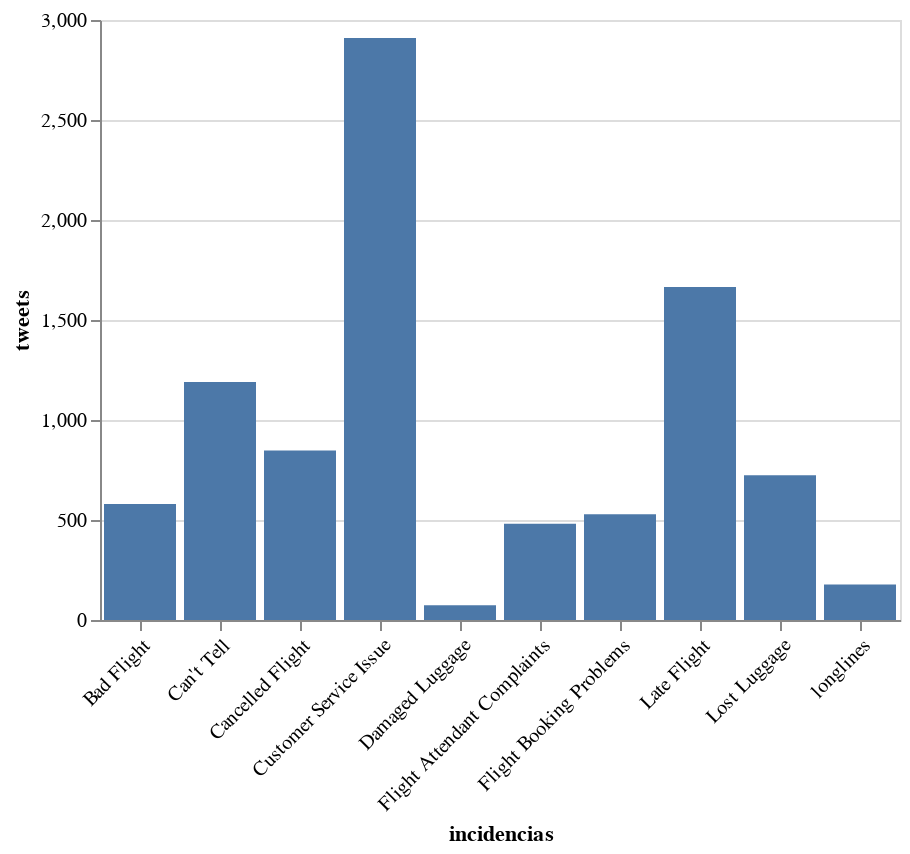

Notebook code cell kept with this figure:
### Markdown cell above
### Cantidad de incidencias en total

### Code cell
incidencias = df["negativereason"].value_counts()
source = pd.DataFrame({
    'incidencias':incidencias.index,
    'tweets': incidencias.values
})
alt.Chart(source).mark_bar().encode(

    x=alt.X('incidencias',axis=alt.Axis(
                                    labelAngle=-45,
                                    )),
    y='tweets',
    tooltip=[
        alt.Tooltip('tweets:Q', title="Total tweets"),
    ]
).properties(
    width=400,
    height=300
)

### Figure 1 — Vega-Lite specification as saved in the notebook (floating-point values rounded to 4 significant figures)
{"config": {"view": {"continuousWidth": 400, "continuousHeight": 300}}, "data": {"name": "data-b3a769b2e66583bae154f601e55fa1ed"}, "mark": "bar", "encoding": {"tooltip": [{"field": "tweets", "title": "Total tweets", "type": "quantitative"}], "x": {"axis": {"labelAngle": -45}, "field": "incidencias", "type": "nominal"}, "y": {"field": "tweets", "type": "quantitative"}}, "height": 300, "width": 400, "$schema": "https://vega.github.io/schema/vega-lite/v4.17.0.json", "datasets": {"data-b3a769b2e66583bae154f601e55fa1ed": [{"incidencias": "Customer Service Issue", "tweets": 2910}, {"incidencias": "Late Flight", "tweets": 1665}, {"incidencias": "Can't Tell", "tweets": 1190}, {"incidencias": "Cancelled Flight", "tweets": 847}, {"incidencias": "Lost Luggage", "tweets": 724}, {"incidencias": "Bad Flight", "tweets": 580}, {"incidencias": "Flight Booking Problems", "tweets": 529}, {"incidencias": "Flight Attendant Complaints", "tweets": 481}, {"incidencias": "longlines", "tweets": 178}, {"incidencias": "Damaged Luggage", "tweets": 74}]}}
